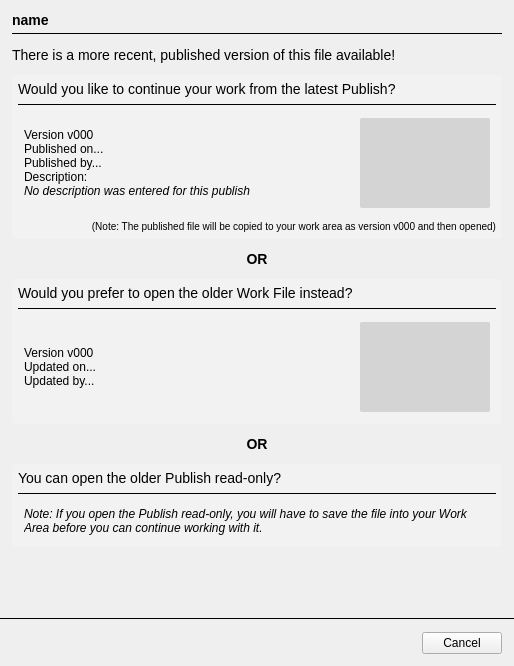
<?xml version="1.0" encoding="UTF-8"?>
<ui version="4.0">
 <class>OpenOptionsForm</class>
 <widget class="QWidget" name="OpenOptionsForm">
  <property name="geometry">
   <rect>
    <x>0</x>
    <y>0</y>
    <width>514</width>
    <height>666</height>
   </rect>
  </property>
  <property name="windowTitle">
   <string>Form</string>
  </property>
  <layout class="QVBoxLayout" name="verticalLayout_3" stretch="0,1,0">
   <property name="spacing">
    <number>0</number>
   </property>
   <property name="margin">
    <number>0</number>
   </property>
   <item>
    <layout class="QVBoxLayout" name="verticalLayout">
     <property name="spacing">
      <number>12</number>
     </property>
     <property name="margin">
      <number>12</number>
     </property>
     <item>
      <layout class="QVBoxLayout" name="verticalLayout_6">
       <property name="spacing">
        <number>4</number>
       </property>
       <item>
        <widget class="QLabel" name="name_label">
         <property name="text">
          <string>&lt;big&gt;&lt;b&gt;name&lt;/b&gt;&lt;/big&gt;</string>
         </property>
        </widget>
       </item>
       <item>
        <widget class="Line" name="name_line">
         <property name="frameShadow">
          <enum>QFrame::Plain</enum>
         </property>
         <property name="orientation">
          <enum>Qt::Horizontal</enum>
         </property>
        </widget>
       </item>
      </layout>
     </item>
     <item>
      <widget class="QLabel" name="title_label">
       <property name="text">
        <string>&lt;big&gt;There is a more recent, published version of this file available!&lt;/big&gt;</string>
       </property>
       <property name="alignment">
        <set>Qt::AlignLeading|Qt::AlignLeft|Qt::AlignTop</set>
       </property>
      </widget>
     </item>
     <item>
      <widget class="QFrame" name="publish_frame">
       <property name="cursor">
        <cursorShape>PointingHandCursor</cursorShape>
       </property>
       <property name="mouseTracking">
        <bool>false</bool>
       </property>
       <property name="focusPolicy">
        <enum>Qt::TabFocus</enum>
       </property>
       <property name="toolTip">
        <string>Click to open the newer Published File</string>
       </property>
       <property name="styleSheet">
        <string notr="true">#publish_frame {
border-radius: 4px;
border-style: none;
border-width: 1px;
border-color: rgb(0,0,0);
background-color: rgba(255,255,255,48);
}</string>
       </property>
       <property name="frameShape">
        <enum>QFrame::StyledPanel</enum>
       </property>
       <property name="frameShadow">
        <enum>QFrame::Raised</enum>
       </property>
       <layout class="QVBoxLayout" name="verticalLayout_4">
        <property name="margin">
         <number>6</number>
        </property>
        <item>
         <widget class="QLabel" name="publish_title_label">
          <property name="text">
           <string>&lt;big&gt;Would you like to continue your work from the latest Publish?&lt;/big&gt;</string>
          </property>
         </widget>
        </item>
        <item>
         <widget class="Line" name="publish_line">
          <property name="frameShadow">
           <enum>QFrame::Plain</enum>
          </property>
          <property name="orientation">
           <enum>Qt::Horizontal</enum>
          </property>
         </widget>
        </item>
        <item>
         <layout class="QHBoxLayout" name="horizontalLayout" stretch="1,0">
          <property name="margin">
           <number>6</number>
          </property>
          <item>
           <widget class="QLabel" name="publish_details">
            <property name="text">
             <string>&lt;html&gt;&lt;head/&gt;&lt;body&gt;&lt;p&gt;Version v000&lt;br/&gt;Published on...&lt;br/&gt;Published by...&lt;br/&gt;Description:&lt;br/&gt;&lt;span style=&quot; font-style:italic;&quot;&gt;No description was entered for this publish&lt;/span&gt;&lt;/p&gt;&lt;/body&gt;&lt;/html&gt;</string>
            </property>
            <property name="alignment">
             <set>Qt::AlignLeading|Qt::AlignLeft|Qt::AlignVCenter</set>
            </property>
            <property name="wordWrap">
             <bool>true</bool>
            </property>
            <property name="margin">
             <number>0</number>
            </property>
            <property name="indent">
             <number>0</number>
            </property>
           </widget>
          </item>
          <item>
           <layout class="QVBoxLayout" name="verticalLayout_11">
            <property name="spacing">
             <number>0</number>
            </property>
            <item>
             <widget class="QLabel" name="publish_thumbnail">
              <property name="minimumSize">
               <size>
                <width>130</width>
                <height>90</height>
               </size>
              </property>
              <property name="maximumSize">
               <size>
                <width>130</width>
                <height>90</height>
               </size>
              </property>
              <property name="styleSheet">
               <string notr="true">#publish_thumbnail {
background-color: rgba(0,0,0,32);
border-radius: 2px;
}</string>
              </property>
              <property name="frameShape">
               <enum>QFrame::NoFrame</enum>
              </property>
              <property name="lineWidth">
               <number>0</number>
              </property>
              <property name="text">
               <string/>
              </property>
              <property name="alignment">
               <set>Qt::AlignCenter</set>
              </property>
              <property name="margin">
               <number>0</number>
              </property>
              <property name="indent">
               <number>0</number>
              </property>
             </widget>
            </item>
            <item>
             <spacer name="verticalSpacer_5">
              <property name="orientation">
               <enum>Qt::Vertical</enum>
              </property>
              <property name="sizeHint" stdset="0">
               <size>
                <width>20</width>
                <height>0</height>
               </size>
              </property>
             </spacer>
            </item>
           </layout>
          </item>
         </layout>
        </item>
        <item>
         <widget class="QLabel" name="publish_note">
          <property name="text">
           <string>&lt;html&gt;&lt;head/&gt;&lt;body&gt;&lt;p&gt;&lt;small&gt;(Note: The published file will be copied to your work area as version v000 and then opened)&lt;/small&gt;&lt;/p&gt;&lt;/body&gt;&lt;/html&gt;</string>
          </property>
          <property name="alignment">
           <set>Qt::AlignRight|Qt::AlignTrailing|Qt::AlignVCenter</set>
          </property>
         </widget>
        </item>
       </layout>
      </widget>
     </item>
     <item>
      <widget class="QLabel" name="or_label_a">
       <property name="text">
        <string>&lt;big&gt;&lt;b&gt;OR&lt;/b&gt;&lt;/big&gt;</string>
       </property>
       <property name="alignment">
        <set>Qt::AlignCenter</set>
       </property>
      </widget>
     </item>
     <item>
      <widget class="QFrame" name="work_file_frame">
       <property name="cursor">
        <cursorShape>PointingHandCursor</cursorShape>
       </property>
       <property name="focusPolicy">
        <enum>Qt::TabFocus</enum>
       </property>
       <property name="toolTip">
        <string>Click to open the older Work File</string>
       </property>
       <property name="styleSheet">
        <string notr="true">#work_file_frame {
border-radius: 4px;
border-style: none;
border-width: 1px;
border-color: rgb(0,0,0);
background-color: rgba(255,255,255,48);
}</string>
       </property>
       <property name="frameShape">
        <enum>QFrame::StyledPanel</enum>
       </property>
       <property name="frameShadow">
        <enum>QFrame::Raised</enum>
       </property>
       <layout class="QVBoxLayout" name="verticalLayout_2">
        <property name="margin">
         <number>6</number>
        </property>
        <item>
         <widget class="QLabel" name="work_file_title_label">
          <property name="text">
           <string>&lt;big&gt;Would you prefer to open the older Work File instead?&lt;/big&gt;</string>
          </property>
         </widget>
        </item>
        <item>
         <widget class="Line" name="work_file_line">
          <property name="frameShadow">
           <enum>QFrame::Plain</enum>
          </property>
          <property name="orientation">
           <enum>Qt::Horizontal</enum>
          </property>
         </widget>
        </item>
        <item>
         <layout class="QHBoxLayout" name="horizontalLayout_5" stretch="1,0">
          <property name="margin">
           <number>6</number>
          </property>
          <item>
           <widget class="QLabel" name="work_file_details">
            <property name="text">
             <string>&lt;html&gt;&lt;head/&gt;&lt;body&gt;&lt;p&gt;Version v000&lt;br/&gt;Updated on...&lt;br/&gt;Updated by...&lt;/p&gt;&lt;/body&gt;&lt;/html&gt;</string>
            </property>
            <property name="alignment">
             <set>Qt::AlignLeading|Qt::AlignLeft|Qt::AlignVCenter</set>
            </property>
            <property name="margin">
             <number>0</number>
            </property>
            <property name="indent">
             <number>0</number>
            </property>
           </widget>
          </item>
          <item>
           <layout class="QVBoxLayout" name="verticalLayout_12">
            <property name="spacing">
             <number>0</number>
            </property>
            <item>
             <widget class="QLabel" name="work_file_thumbnail">
              <property name="minimumSize">
               <size>
                <width>130</width>
                <height>90</height>
               </size>
              </property>
              <property name="maximumSize">
               <size>
                <width>130</width>
                <height>90</height>
               </size>
              </property>
              <property name="styleSheet">
               <string notr="true">#work_file_thumbnail {
background-color: rgba(0,0,0,32);
border-radius: 2px;
}</string>
              </property>
              <property name="frameShape">
               <enum>QFrame::NoFrame</enum>
              </property>
              <property name="lineWidth">
               <number>0</number>
              </property>
              <property name="text">
               <string/>
              </property>
              <property name="alignment">
               <set>Qt::AlignCenter</set>
              </property>
              <property name="margin">
               <number>0</number>
              </property>
              <property name="indent">
               <number>0</number>
              </property>
             </widget>
            </item>
            <item>
             <spacer name="verticalSpacer_6">
              <property name="orientation">
               <enum>Qt::Vertical</enum>
              </property>
              <property name="sizeHint" stdset="0">
               <size>
                <width>20</width>
                <height>0</height>
               </size>
              </property>
             </spacer>
            </item>
           </layout>
          </item>
         </layout>
        </item>
       </layout>
      </widget>
     </item>
     <item>
      <widget class="QLabel" name="or_label_b">
       <property name="text">
        <string>&lt;big&gt;&lt;b&gt;OR&lt;/b&gt;&lt;/big&gt;</string>
       </property>
       <property name="alignment">
        <set>Qt::AlignCenter</set>
       </property>
      </widget>
     </item>
     <item>
      <widget class="QFrame" name="publish_ro_frame">
       <property name="cursor">
        <cursorShape>PointingHandCursor</cursorShape>
       </property>
       <property name="mouseTracking">
        <bool>false</bool>
       </property>
       <property name="focusPolicy">
        <enum>Qt::TabFocus</enum>
       </property>
       <property name="toolTip">
        <string>&lt;html&gt;&lt;head/&gt;&lt;body&gt;&lt;p&gt;Click to open the older Published File read-only&lt;/p&gt;&lt;/body&gt;&lt;/html&gt;</string>
       </property>
       <property name="styleSheet">
        <string notr="true">#publish_ro_frame {
border-radius: 4px;
border-style: none;
border-width: 1px;
border-color: rgb(0,0,0);
background-color: rgba(255,255,255,48);
}</string>
       </property>
       <property name="frameShape">
        <enum>QFrame::StyledPanel</enum>
       </property>
       <property name="frameShadow">
        <enum>QFrame::Raised</enum>
       </property>
       <layout class="QVBoxLayout" name="verticalLayout_8">
        <property name="margin">
         <number>6</number>
        </property>
        <item>
         <widget class="QLabel" name="publish_ro_title_label">
          <property name="text">
           <string>&lt;html&gt;&lt;head/&gt;&lt;body&gt;&lt;p&gt;&lt;span style=&quot; font-size:large;&quot;&gt;You can open the older Publish read-only?&lt;/span&gt;&lt;/p&gt;&lt;/body&gt;&lt;/html&gt;</string>
          </property>
         </widget>
        </item>
        <item>
         <widget class="Line" name="publish_ro_line">
          <property name="frameShadow">
           <enum>QFrame::Plain</enum>
          </property>
          <property name="orientation">
           <enum>Qt::Horizontal</enum>
          </property>
         </widget>
        </item>
        <item>
         <layout class="QHBoxLayout" name="horizontalLayout_3" stretch="1">
          <property name="margin">
           <number>6</number>
          </property>
          <item>
           <widget class="QLabel" name="label_9">
            <property name="text">
             <string>&lt;html&gt;&lt;head/&gt;&lt;body&gt;&lt;p&gt;&lt;span style=&quot; font-style:italic;&quot;&gt;Note: If you open the Publish read-only, you will have to save the file into your Work Area before you can continue working with it.&lt;/span&gt;&lt;/p&gt;&lt;/body&gt;&lt;/html&gt;</string>
            </property>
            <property name="alignment">
             <set>Qt::AlignLeading|Qt::AlignLeft|Qt::AlignVCenter</set>
            </property>
            <property name="wordWrap">
             <bool>true</bool>
            </property>
            <property name="margin">
             <number>0</number>
            </property>
            <property name="indent">
             <number>0</number>
            </property>
           </widget>
          </item>
         </layout>
        </item>
       </layout>
      </widget>
     </item>
    </layout>
   </item>
   <item>
    <spacer name="verticalSpacer">
     <property name="orientation">
      <enum>Qt::Vertical</enum>
     </property>
     <property name="sizeHint" stdset="0">
      <size>
       <width>20</width>
       <height>0</height>
      </size>
     </property>
    </spacer>
   </item>
   <item>
    <layout class="QVBoxLayout" name="verticalLayout_5">
     <property name="spacing">
      <number>0</number>
     </property>
     <item>
      <widget class="Line" name="break_line">
       <property name="frameShadow">
        <enum>QFrame::Plain</enum>
       </property>
       <property name="orientation">
        <enum>Qt::Horizontal</enum>
       </property>
      </widget>
     </item>
     <item>
      <layout class="QHBoxLayout" name="horizontalLayout_4">
       <property name="margin">
        <number>12</number>
       </property>
       <item>
        <spacer name="horizontalSpacer_3">
         <property name="orientation">
          <enum>Qt::Horizontal</enum>
         </property>
         <property name="sizeHint" stdset="0">
          <size>
           <width>40</width>
           <height>20</height>
          </size>
         </property>
        </spacer>
       </item>
       <item>
        <widget class="QPushButton" name="cancel_btn">
         <property name="minimumSize">
          <size>
           <width>0</width>
           <height>0</height>
          </size>
         </property>
         <property name="text">
          <string>Cancel</string>
         </property>
         <property name="default">
          <bool>false</bool>
         </property>
        </widget>
       </item>
      </layout>
     </item>
    </layout>
   </item>
  </layout>
 </widget>
 <tabstops>
  <tabstop>publish_frame</tabstop>
  <tabstop>work_file_frame</tabstop>
  <tabstop>cancel_btn</tabstop>
 </tabstops>
 <resources/>
 <connections/>
</ui>
